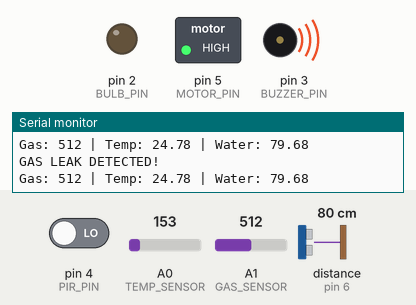
The sketch below on a simulated Arduino Uno, built with avr-gcc and run on an emulated ATmega328P. Shown: switched loads named in the sketch (green lamp = pin HIGH), output pins drawn as LEDs (lit = HIGH), buzzer (waves = sounding, pin HIGH), the last lines printed to the serial monitor. Wiring (inferred from the names in the program): ultrasonic range finder: trigger pin 6; echo pin 6. The test bench sets the inputs (shaded band); at power-on: distance to the obstacle (sensor on pin 6) 80 cm, pin 4 (PIR_PIN) LOW, A0 (TEMP_SENSOR) = 153, A1 (GAS_SENSOR) = 512. The echo pulse lasts 58.3 µs per cm.

Above: at 1.3 s.
1.4 s: distance to the obstacle (sensor on pin 6) set to 7 cm
2.9 s: distance to the obstacle (sensor on pin 6) set to 4 cm
At 3.3 s:
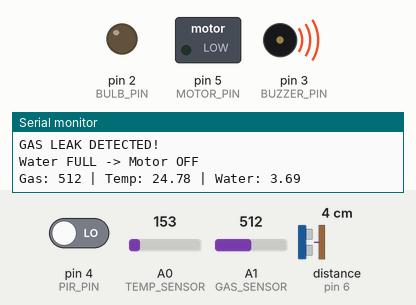
4.5 s: pin 4 (PIR_PIN) driven HIGH
At 5.7 s:
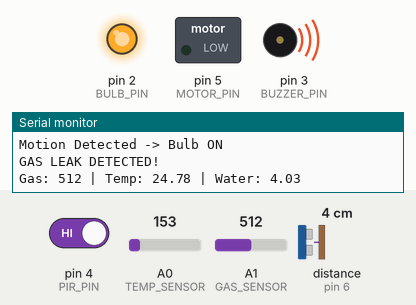
6.0 s: distance to the obstacle (sensor on pin 6) set to 17 cm
7.5 s: distance to the obstacle (sensor on pin 6) set to 22 cm
At 8.5 s:
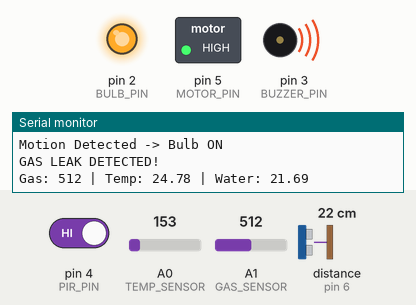
Timing chart, 0 to 10.5 s (numbered marks = the images above; inputs shaded):
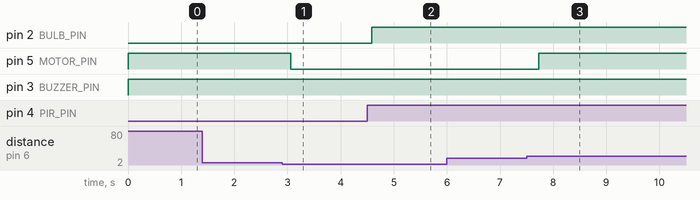

Measured:
- the behaviour switches between 6 and 5 cm on distance to the obstacle (sensor on pin 6) (found by bisection; images 0 and 1)
- the behaviour switches between 19 and 20 cm on distance to the obstacle (sensor on pin 6) (found by bisection; images 2 and 3)
- after the input at 2.9 s, pin 5 (MOTOR_PIN): HIGH → LOW after 0.17 s
- after the input at 4.5 s, pin 2 (BULB_PIN): LOW → HIGH after 0.09 s
- after the input at 7.5 s, pin 5 (MOTOR_PIN): LOW → HIGH after 0.23 s

The sketch:

smart_home_automation_system1.ino
```cpp
// Smart Home Automation System

#define PIR_PIN 4
#define BUZZER_PIN 3
#define BULB_PIN 2
#define GAS_SENSOR A1
#define TEMP_SENSOR A0
#define ULTRA_PIN 6
#define MOTOR_PIN 5

#define GAS_THRESHOLD 400
#define TEMP_THRESHOLD 35.0
#define WATER_EMPTY_DIST 20
#define WATER_FULL_DIST 5

bool motorStatus = false;

void setup() {
  pinMode(PIR_PIN, INPUT);
  pinMode(BUZZER_PIN, OUTPUT);
  pinMode(BULB_PIN, OUTPUT);
  pinMode(MOTOR_PIN, OUTPUT);

  Serial.begin(9600);
  Serial.println("System Initializing...");
}

void loop() {

  bool alarmActive = false;

  // =========================
  // 1. PIR MOTION SENSOR
  // =========================
  if (digitalRead(PIR_PIN) == HIGH) {
    digitalWrite(BULB_PIN, HIGH);
    alarmActive = true;
    Serial.println("Motion Detected -> Bulb ON");
  }
  else {
    digitalWrite(BULB_PIN, LOW);
  }

  // =========================
  // 2. GAS SENSOR
  // =========================
  int gasValue = analogRead(GAS_SENSOR);

  if (gasValue > GAS_THRESHOLD) {
    alarmActive = true;
    Serial.println("GAS LEAK DETECTED!");
  }

  // =========================
  // 3. TMP36 TEMPERATURE SENSOR
  // =========================
  int tempReading = analogRead(TEMP_SENSOR);

  float voltage = tempReading * (5.0 / 1023.0);
  float tempC = (voltage - 0.5) * 100.0;

  if (tempC > TEMP_THRESHOLD) {
    alarmActive = true;
    Serial.print("HIGH TEMPERATURE: ");
    Serial.println(tempC);
  }

  // =========================
  // 4. WATER LEVEL
  // =========================
  float distance = getUltrasonicDistance();

  if (distance > WATER_EMPTY_DIST && distance < 400) {
    if (!motorStatus)
      Serial.println("Water LOW -> Motor ON");

    motorStatus = true;
  }
  else if (distance < WATER_FULL_DIST) {
    if (motorStatus)
      Serial.println("Water FULL -> Motor OFF");

    motorStatus = false;
  }

  digitalWrite(MOTOR_PIN, motorStatus);

  // =========================
  // 5. BUZZER
  // =========================
  digitalWrite(BUZZER_PIN, alarmActive);

  // =========================
  // DEBUG OUTPUT
  // =========================
  Serial.print("Gas: ");
  Serial.print(gasValue);

  Serial.print(" | Temp: ");
  Serial.print(tempC);

  Serial.print(" | Water: ");
  Serial.println(distance);

  delay(500);
}

// =========================
// PING))) SENSOR FUNCTION
// =========================
float getUltrasonicDistance() {

  pinMode(ULTRA_PIN, OUTPUT);

  digitalWrite(ULTRA_PIN, LOW);
  delayMicroseconds(2);

  digitalWrite(ULTRA_PIN, HIGH);
  delayMicroseconds(5);

  digitalWrite(ULTRA_PIN, LOW);

  pinMode(ULTRA_PIN, INPUT);

  long duration = pulseIn(ULTRA_PIN, HIGH);

  float distance = duration * 0.0343 / 2;

  return distance;
}
```
